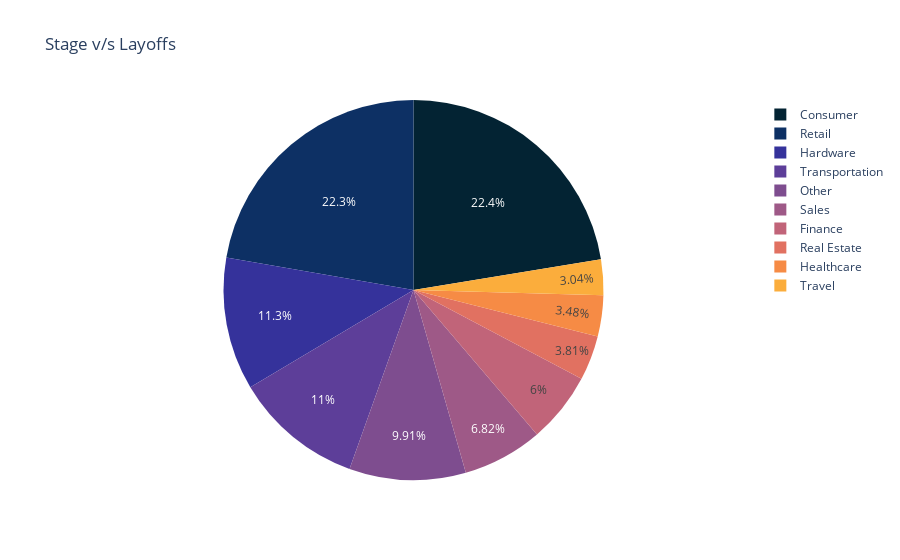

Notebook cell for this chart:
### Code cell
px.pie(industry_df,names='Industry',values='Laid_Off_Count',
      color_discrete_sequence=px.colors.sequential.thermal,
       title='Stage v/s Layoffs')

### Figure 1 — Plotly figure (JSON) as saved in the notebook; plotly's stock layout.template omitted (floating-point values rounded to 4 significant figures)
{"data": [{"domain": {"x": [0, 1], "y": [0, 1]}, "hovertemplate": "Industry=%{label}<br>Laid_Off_Count=%{value}<extra></extra>", "labels": ["Consumer", "Retail", "Hardware", "Transportation", "Other", "Sales", "Finance", "Real Estate", "Healthcare", "Travel"], "legendgroup": "", "name": "", "showlegend": true, "type": "pie", "values": [37721, 37474, 19028, 18478, 16679, 11478, 10107, 6414, 5866, 5119]}], "layout": {"autosize": true, "legend": {"tracegroupgap": 0}, "piecolorway": ["rgb(3, 35, 51)", "rgb(13, 48, 100)", "rgb(53, 50, 155)", "rgb(93, 62, 153)", "rgb(126, 77, 143)", "rgb(158, 89, 135)", "rgb(193, 100, 121)", "rgb(225, 113, 97)", "rgb(246, 139, 69)", "rgb(251, 173, 60)", "rgb(246, 211, 70)", "rgb(231, 250, 90)"], "title": {"text": "Stage v/s Layoffs"}}}
